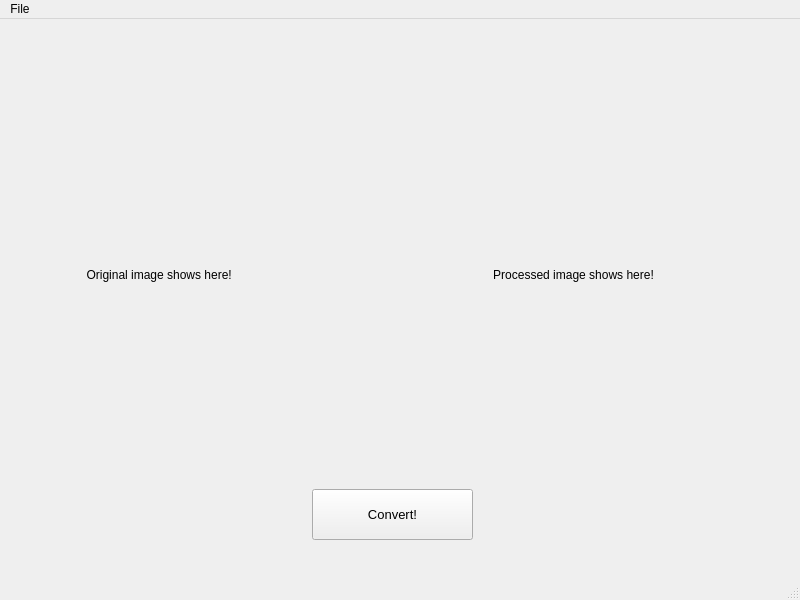
<?xml version="1.0" encoding="UTF-8"?>
<ui version="4.0">
 <class>MainWindow</class>
 <widget class="QMainWindow" name="MainWindow">
  <property name="geometry">
   <rect>
    <x>0</x>
    <y>0</y>
    <width>800</width>
    <height>600</height>
   </rect>
  </property>
  <property name="windowTitle">
   <string>MainWindow</string>
  </property>
  <widget class="QWidget" name="centralwidget">
   <widget class="QLabel" name="label">
    <property name="geometry">
     <rect>
      <x>0</x>
      <y>50</y>
      <width>391</width>
      <height>411</height>
     </rect>
    </property>
    <property name="text">
     <string>                          Original image shows here!</string>
    </property>
   </widget>
   <widget class="QLabel" name="label_2">
    <property name="geometry">
     <rect>
      <x>400</x>
      <y>50</y>
      <width>391</width>
      <height>411</height>
     </rect>
    </property>
    <property name="text">
     <string>                            Processed image shows here!</string>
    </property>
   </widget>
   <widget class="QPushButton" name="pushButton">
    <property name="geometry">
     <rect>
      <x>312</x>
      <y>470</y>
      <width>161</width>
      <height>51</height>
     </rect>
    </property>
    <property name="font">
     <font>
      <pointsize>10</pointsize>
     </font>
    </property>
    <property name="text">
     <string>Convert!</string>
    </property>
   </widget>
  </widget>
  <widget class="QMenuBar" name="menubar">
   <property name="geometry">
    <rect>
     <x>0</x>
     <y>0</y>
     <width>800</width>
     <height>26</height>
    </rect>
   </property>
   <widget class="QMenu" name="menuFile">
    <property name="title">
     <string>File</string>
    </property>
    <addaction name="actionOpen"/>
    <addaction name="actionSave"/>
   </widget>
   <addaction name="menuFile"/>
  </widget>
  <widget class="QStatusBar" name="statusbar"/>
  <action name="actionOpen">
   <property name="text">
    <string>Open</string>
   </property>
   <property name="shortcut">
    <string>Ctrl+O</string>
   </property>
  </action>
  <action name="actionSave">
   <property name="text">
    <string>Save</string>
   </property>
   <property name="shortcut">
    <string>Ctrl+S</string>
   </property>
  </action>
 </widget>
 <resources/>
 <connections/>
</ui>
